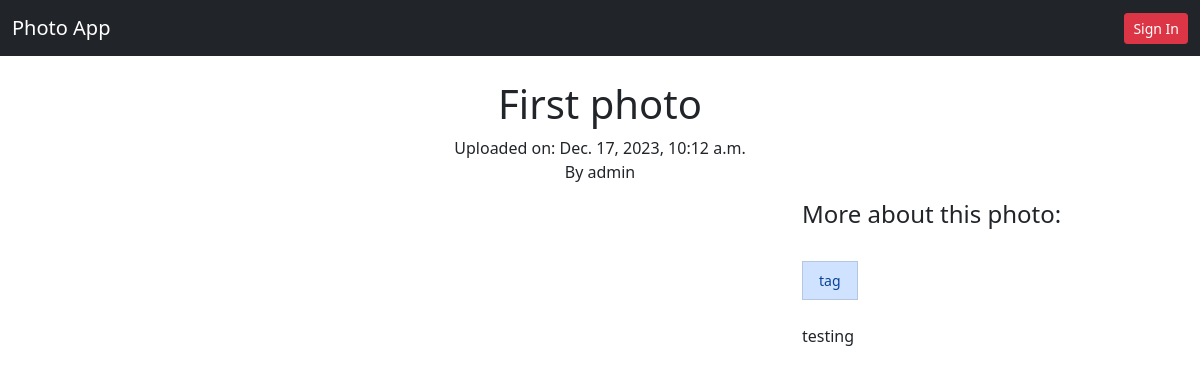
Before: /photo/1/ with the older database file.
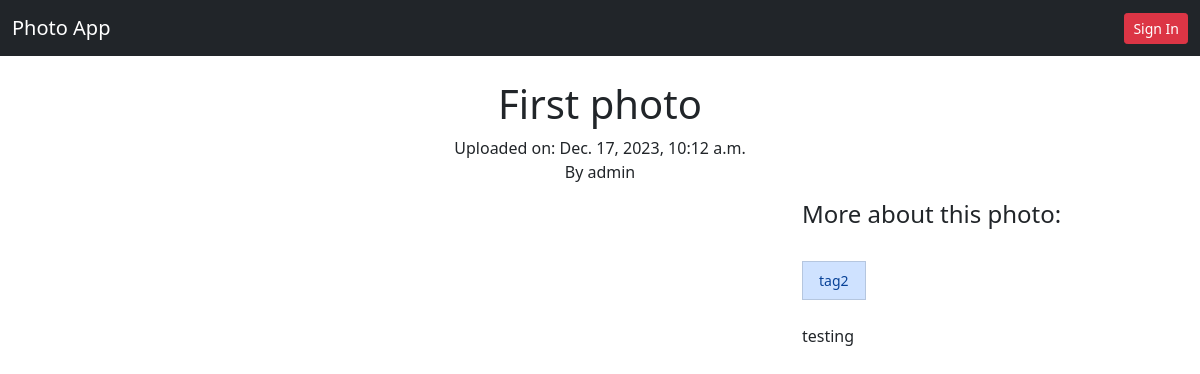
After: the same page with the newer database file.
### photoapp/models.py (models this page shows, shortened)
class Photo(models.Model):
    title = models.CharField(max_length=45)
    description = models.CharField(max_length=250)
    created = models.DateTimeField(auto_now_add=True)
    image = models.ImageField(upload_to='photos/')
    submitter = models.ForeignKey(get_user_model(), on_delete=models.CASCADE)
    tags = TaggableManager()

### photoapp/views.py (the view)
# urls.py: path('photo/<int:pk>/', PhotoDetailView.as_view(), name='detail'),
class PhotoDetailView(DetailView):
    model = Photo
    template_name = 'photoapp/detail.html'
    context_object_name = 'photo'

### photoapp/templates/photoapp/detail.html (shortened to what this page needs)
{% extends 'base.html' %}
{% block body %}
<div class="mx-auto">
  <h1 class="text-center">{{ photo.title }}</h1>
  <p class="text-center fw-light">Uploaded on: {{photo.created}} <br> By {{photo.submitter.username}}</p>
  </div>
<div class="row pb-5">
  <div class="col-md-8">
  </div>
  <div class="col-md-4">
    <h4>More about this photo:</h4>
    <ul class="list-group list-group-horizontal-lg list-unstyled py-4">
      {% for tag in photo.tags.all %}
        <li><a href="{% url 'photo:tag' tag.slug %}" class="btn btn-sm list-group-item list-group-item-primary">{{tag.name}}</a></li>
      {% endfor %}
    </ul>
    <p>{{ photo.description }}</p>
  </div>
</div>
{% endblock body %}

### templates/base.html (shortened to what this page needs)
<!DOCTYPE html>
<html lang="en">
  <head>
    <link
      href="https://cdn.jsdelivr.net/npm/bootstrap@5.0.0/dist/css/bootstrap.min.css"
      rel="stylesheet"
    />
    <link
      rel="stylesheet"
      href="https://cdnjs.cloudflare.com/ajax/libs/font-awesome/5.15.3/css/all.min.css"
    />
  </head>
  <body>
    {% include 'navbar.html' %}
    <div class="container mt-4">
    {% block body %}
    {% endblock body %}
    </div>
  </body>
</html>

### templates/navbar.html (shortened to what this page needs)
<nav class="navbar navbar-expand-md navbar-dark bg-dark">
  <div class="container-fluid">
    <a class="navbar-brand" href="{% url 'photo:list' %}">Photo App</a>
    <div
      class="collapse navbar-collapse flex-row-reverse"
      id="navbarTogglerDemo02"
    >
      <ul class="navbar-nav">
        {% if user.is_authenticated %}
        <li class="nav-item">
          <a class="nav-link active" href="{% url 'photo:create' %}">Add a photo</a>
        </li>
        <li class="nav-item">
          <a class="nav-link active" href="#">Hi {{user.username}}</a>
        </li>
        {% else %}
        <li class="nav-item">
          <a href="{% url 'user:login' %}" class="btn btn-sm btn-danger"
            >Sign In</a
          >
        </li>
        {% endif %}
      </ul>
    </div>
  </div>
</nav>

Changed rows visible on the page:
no longer on this page (row unchanged): Tag: name "tag"
added Tag: name "tag2"
